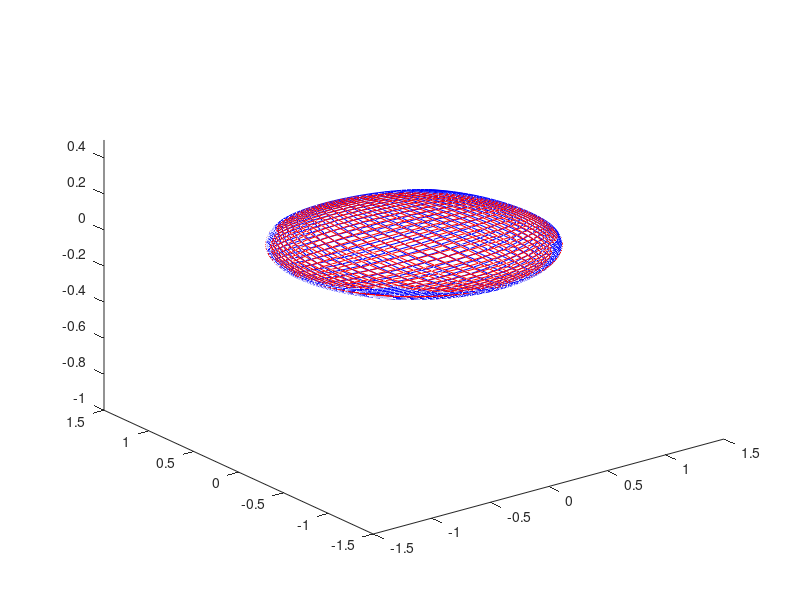

Here is the MATLAB script that generated this plot:
% Quantum Novice
function stereographicprojection

    % Projects 2D plane onto a sphere
    function [x y z] = project(X,Y,n)
        r = 1 + X.^2 + Y.^2;
        x = 2 .* X ./ r;
        y = 2 .* Y ./ r;
        z = n*(-1 + X.^2 + Y.^2) ./ r;
    end
    % Projects 3D sphere onto a plane
    function [X Y] = retrace(x,y,z)
        X = x ./ (1 - z);
        Y = y ./ (1 - z);
    end
    
    % plots the projection
    function plane2sphere(n)
        X = linspace(-1,1,40);
        Y = linspace(-1,1,40);
        [X,Y] = meshgrid(X,Y);
        [x y z] = project(X,Y,n);
        plot3(x,y,z, 'b-');
        hold on
        rx = rot90(x);
        ry = rot90(y);
        rz = rot90(z);
        plot3(rx,ry,rz, 'b-')
        
        [X Y] = retrace(x,y,z);
        plot(X,Y, 'r-');
        [X Y] = retrace(rx,ry,rz);
        plot(X,Y, 'r-');
        axis([-1.5, 1.5 -1.5 1.5])
        zlim([-1, 0.5])
        
    end
    plane2sphere(0.1);

    
end
